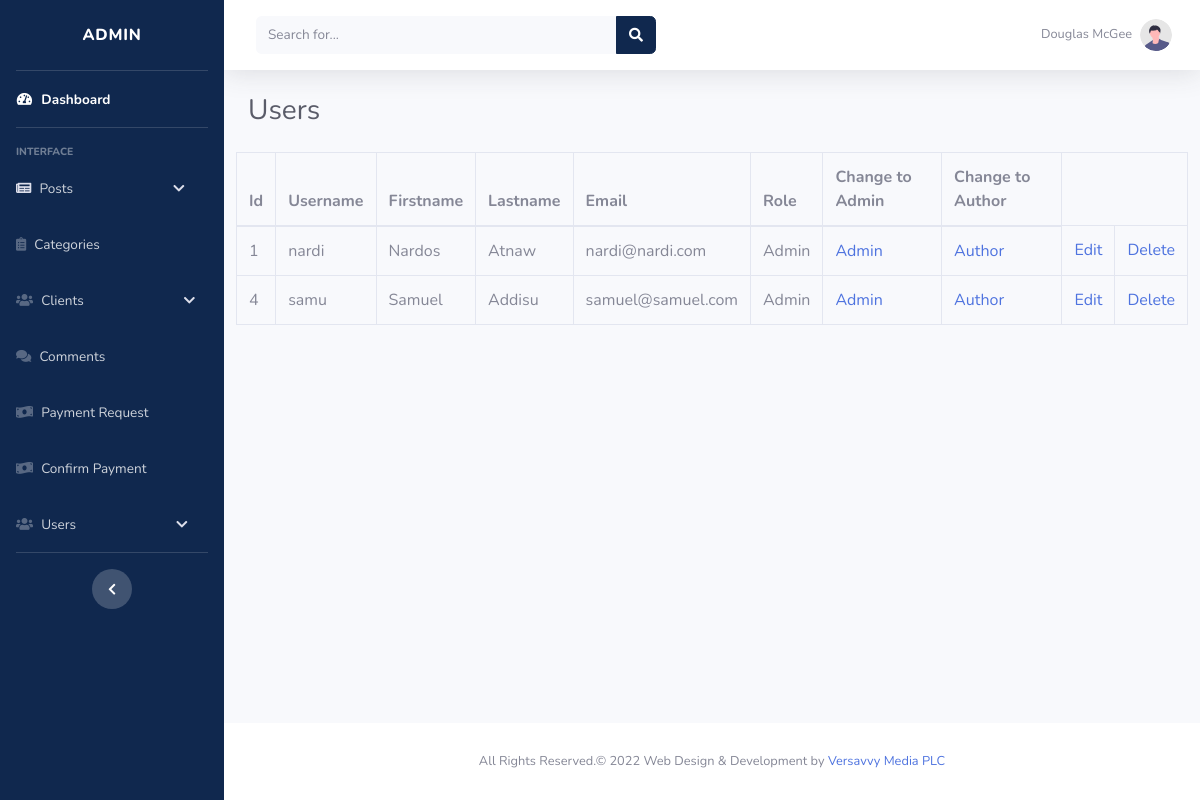
The page /admin/users.php (signed in) on the database its author committed.
### tables this page shows
CREATE TABLE `users` (
  `user_id` int(3) NOT NULL,
  `user_name` varchar(255) NOT NULL,
  `user_password` varchar(255) NOT NULL,
  `user_firstname` varchar(255) NOT NULL,
  `user_lastname` varchar(255) NOT NULL,
  `user_email` varchar(255) NOT NULL,
  `user_image` text NOT NULL,
  `user_role` varchar(255) NOT NULL,
  `randSalt` varchar(255) NOT NULL
);

### admin/includes/view_all_users.php (the view, shortened to what this page needs)
<table class="table table-bordered table-hover col-12" id="dataTable" width="100%" cellspacing="0">
  <thead>
    <tr>
      <th>Id</th>
      <th>Username</th>
      <th>Firstname</th>
      <th>Lastname</th>
      <th>Email</th>
      <th>Role</th>
      <th>Change to Admin</th>
      <th>Change to Author</th>
    </tr>
  </thead>
  <tbody>
    <?php
    $query = "SELECT * FROM users";
    $user_result = mysqli_query($connection, $query);
    while ($row = mysqli_fetch_assoc($user_result)) {
      $user_id = $row['user_id'];
      $user_name = $row['user_name'];
      $user_firstname = $row['user_firstname'];
      $user_lastname = $row['user_lastname'];
      $user_email = $row['user_email'];
      $user_role = $row['user_role'];
      echo "<tr>";
      echo "<td>{$user_id}</td>";
      echo "<td>{$user_name}</td>";
      echo "<td>{$user_firstname}</td>";
      echo "<td>{$user_lastname}</td>";
      echo "<td>{$user_email}</td>";
      echo "<td>{$user_role}</td>";
      echo "<td><a href='users.php?admin=$user_id'>Admin</a></td>";
      echo "<td><a href='users.php?author=$user_id'>Author</a></td>";
      echo "<td><a href='users.php?source=edit_user&edit=$user_id'>Edit</a></td>";
      echo "<td><a href='users.php?delete=$user_id'>Delete</a></td>";
      echo "</tr>";
    }
    ?>
  </tbody>
</table>

### rows shown on the page
users: user_id "1", user_name "nardi", user_firstname "Nardos", user_lastname "Atnaw", user_email "nardi@nardi.com", user_role "Admin"
users: user_id "4", user_name "samu", user_firstname "Samuel", user_lastname "Addisu", user_email "samuel@samuel.com", user_role "Admin"
